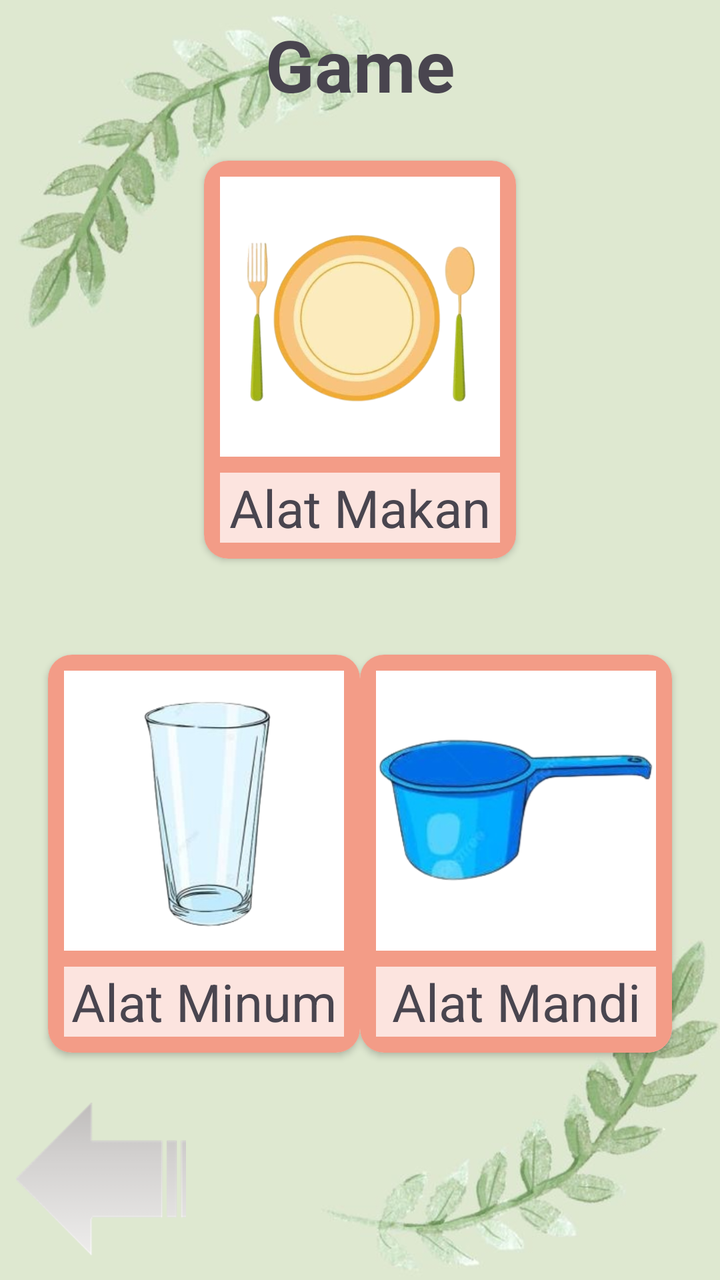
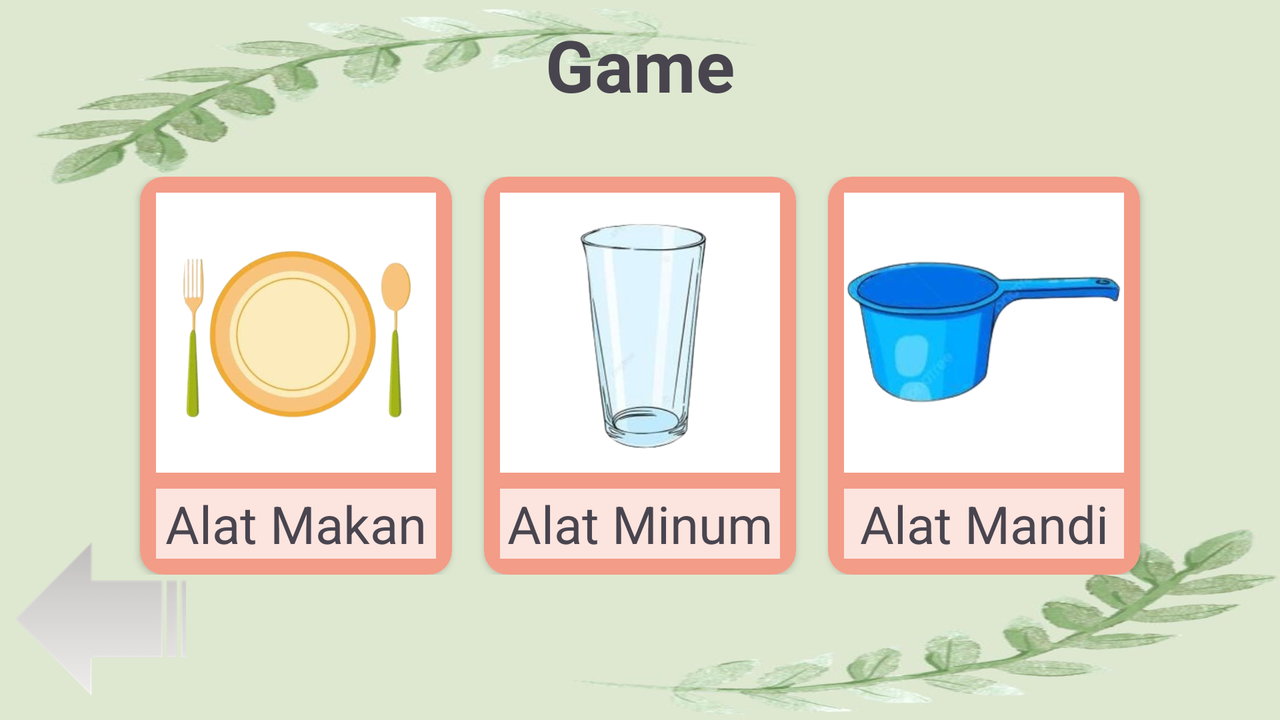

Two renders of one Android screen. The first uses the default layout on a phone; the second uses the alternative layout the repository ships for a different screen configuration, on a matching device. The two XML files are below.
<!-- AndroidManifest.xml: application theme Theme.CommunicationForDailyActivities -->
<!-- res/layout/activity_game.xml -->
<?xml version="1.0" encoding="utf-8"?>
<androidx.constraintlayout.widget.ConstraintLayout xmlns:android="http://schemas.android.com/apk/res/android"
    xmlns:app="http://schemas.android.com/apk/res-auto"
    xmlns:tools="http://schemas.android.com/tools"
    android:id="@+id/main"
    android:layout_width="match_parent"
    android:layout_height="match_parent"
    android:background="@drawable/background_lain"
    tools:context=".views.GameActivity">

    <TextView
        android:id="@+id/textView"
        android:layout_width="0dp"
        android:layout_height="wrap_content"
        android:layout_marginTop="8dp"
        android:text="Game"
        android:textAlignment="center"
        android:textSize="36sp"
        android:textStyle="bold"
        app:layout_constraintEnd_toEndOf="parent"
        app:layout_constraintStart_toStartOf="parent"
        app:layout_constraintTop_toTopOf="parent" />

    <androidx.cardview.widget.CardView
        android:id="@+id/cvAlatMakan"
        android:layout_width="wrap_content"
        android:layout_height="wrap_content"
        android:layout_marginTop="24dp"
        app:cardCornerRadius="12dp"
        app:layout_constraintEnd_toEndOf="parent"
        app:layout_constraintStart_toStartOf="parent"
        app:layout_constraintTop_toBottomOf="@+id/textView">

        <LinearLayout
            android:layout_width="match_parent"
            android:layout_height="match_parent"
            android:background="@color/pink_primary"
            android:orientation="vertical">

            <ImageView
                android:layout_width="140dp"
                android:layout_height="140dp"
                android:layout_marginStart="8dp"
                android:layout_marginTop="8dp"
                android:layout_marginEnd="8dp"
                android:background="@color/white"
                app:srcCompat="@drawable/alat_makan" />

            <TextView
                android:layout_width="match_parent"
                android:layout_height="wrap_content"
                android:layout_margin="8dp"
                android:background="@color/pink_secondary"
                android:text="Alat Makan"
                android:textAlignment="center"
                android:textSize="26sp" />
        </LinearLayout>
    </androidx.cardview.widget.CardView>

    <androidx.cardview.widget.CardView
        android:id="@+id/cvAlatMinum"
        android:layout_width="wrap_content"
        android:layout_height="wrap_content"
        android:layout_marginStart="24dp"
        android:layout_marginTop="48dp"
        app:cardCornerRadius="12dp"
        app:layout_constraintStart_toStartOf="parent"
        app:layout_constraintTop_toBottomOf="@+id/cvAlatMakan">

        <LinearLayout
            android:layout_width="match_parent"
            android:layout_height="match_parent"
            android:background="@color/pink_primary"
            android:orientation="vertical">

            <ImageView
                android:layout_width="140dp"
                android:layout_height="140dp"
                android:layout_marginStart="8dp"
                android:layout_marginTop="8dp"
                android:layout_marginEnd="8dp"
                android:background="@color/white"
                app:srcCompat="@drawable/gelas" />

            <TextView
                android:layout_width="match_parent"
                android:layout_height="wrap_content"
                android:layout_margin="8dp"
                android:background="@color/pink_secondary"
                android:text="Alat Minum"
                android:textAlignment="center"
                android:textSize="26sp" />
        </LinearLayout>
    </androidx.cardview.widget.CardView>

    <androidx.cardview.widget.CardView
        android:id="@+id/cvAlatMandi"
        android:layout_width="wrap_content"
        android:layout_height="wrap_content"
        android:layout_marginTop="48dp"
        android:layout_marginEnd="24dp"
        app:cardCornerRadius="12dp"
        app:layout_constraintEnd_toEndOf="parent"
        app:layout_constraintTop_toBottomOf="@+id/cvAlatMakan">

        <LinearLayout
            android:layout_width="match_parent"
            android:layout_height="match_parent"
            android:background="@color/pink_primary"
            android:orientation="vertical">

            <ImageView
                android:layout_width="140dp"
                android:layout_height="140dp"
                android:layout_marginStart="8dp"
                android:layout_marginTop="8dp"
                android:layout_marginEnd="8dp"
                android:background="@color/white"
                app:srcCompat="@drawable/gayung" />

            <TextView
                android:layout_width="match_parent"
                android:layout_height="wrap_content"
                android:layout_margin="8dp"
                android:background="@color/pink_secondary"
                android:text="Alat Mandi"
                android:textAlignment="center"
                android:textSize="26sp" />
        </LinearLayout>
    </androidx.cardview.widget.CardView>

    <ImageView
        android:id="@+id/ivBack"
        android:layout_width="85dp"
        android:layout_height="85dp"
        android:layout_marginStart="8dp"
        android:layout_marginBottom="8dp"
        android:rotation="180"
        app:layout_constraintBottom_toBottomOf="parent"
        app:layout_constraintStart_toStartOf="parent"
        app:srcCompat="@drawable/back" />

</androidx.constraintlayout.widget.ConstraintLayout>
<!-- resources referenced by this layout -->
<resources>
  <color name="pink_primary">#F39C87</color>
  <color name="pink_secondary">#FCE4DF</color>
  <color name="white">#FFFFFFFF</color>
  <!-- drawable alat_makan: jpg bitmap (drawable, 129432 bytes) -->
  <!-- drawable back: jpg bitmap (drawable, 6738 bytes) -->
  <!-- drawable background_lain: jpg bitmap (drawable, 25680 bytes) -->
  <!-- drawable gayung: jpg bitmap (drawable, 41480 bytes) -->
  <!-- drawable gelas: jpg bitmap (drawable, 49908 bytes) -->
  <style name="Theme.CommunicationForDailyActivities" parent="Base.Theme.CommunicationForDailyActivities" />
  <style name="Base.Theme.CommunicationForDailyActivities" parent="Theme.Material3.DayNight.NoActionBar">
          
          
      </style>
</resources>
<!-- res/layout-land/activity_game.xml (the repository's variant of the layout above) -->
<!-- drawn on the phone turned sideways -->
<?xml version="1.0" encoding="utf-8"?>
<androidx.constraintlayout.widget.ConstraintLayout xmlns:android="http://schemas.android.com/apk/res/android"
    xmlns:app="http://schemas.android.com/apk/res-auto"
    xmlns:tools="http://schemas.android.com/tools"
    android:id="@+id/main"
    android:layout_width="match_parent"
    android:layout_height="match_parent"
    android:background="@drawable/background_lain"
    tools:context=".views.GameActivity">

    <TextView
        android:id="@+id/textView"
        android:layout_width="0dp"
        android:layout_height="wrap_content"
        android:layout_marginTop="8dp"
        android:text="Game"
        android:textAlignment="center"
        android:textSize="36sp"
        android:textStyle="bold"
        app:layout_constraintEnd_toEndOf="parent"
        app:layout_constraintStart_toStartOf="parent"
        app:layout_constraintTop_toTopOf="parent" />

    <LinearLayout
        android:id="@+id/linearLayout"
        android:layout_width="match_parent"
        android:layout_height="wrap_content"
        android:layout_marginTop="32dp"
        android:gravity="center"
        android:orientation="horizontal"
        app:layout_constraintTop_toBottomOf="@+id/textView">

        <androidx.cardview.widget.CardView
            android:id="@+id/cvAlatMakan"
            android:layout_width="wrap_content"
            android:layout_height="wrap_content"
            android:layout_marginStart="8dp"
            android:layout_marginEnd="8dp"
            app:cardCornerRadius="12dp">

            <LinearLayout
                android:layout_width="match_parent"
                android:layout_height="match_parent"
                android:background="@color/pink_primary"
                android:orientation="vertical">

                <ImageView
                    android:layout_width="140dp"
                    android:layout_height="140dp"
                    android:layout_marginStart="8dp"
                    android:layout_marginTop="8dp"
                    android:layout_marginEnd="8dp"
                    android:background="@color/white"
                    app:srcCompat="@drawable/alat_makan" />

                <TextView
                    android:layout_width="match_parent"
                    android:layout_height="wrap_content"
                    android:layout_margin="8dp"
                    android:background="@color/pink_secondary"
                    android:text="Alat Makan"
                    android:textAlignment="center"
                    android:textSize="26sp" />
            </LinearLayout>
        </androidx.cardview.widget.CardView>

        <androidx.cardview.widget.CardView
            android:id="@+id/cvAlatMinum"
            android:layout_width="wrap_content"
            android:layout_height="wrap_content"
            android:layout_marginStart="8dp"
            android:layout_marginEnd="8dp"
            app:cardCornerRadius="12dp">

            <LinearLayout
                android:layout_width="match_parent"
                android:layout_height="match_parent"
                android:background="@color/pink_primary"
                android:orientation="vertical">

                <ImageView
                    android:layout_width="140dp"
                    android:layout_height="140dp"
                    android:layout_marginStart="8dp"
                    android:layout_marginTop="8dp"
                    android:layout_marginEnd="8dp"
                    android:background="@color/white"
                    app:srcCompat="@drawable/gelas" />

                <TextView
                    android:layout_width="match_parent"
                    android:layout_height="wrap_content"
                    android:layout_margin="8dp"
                    android:background="@color/pink_secondary"
                    android:text="Alat Minum"
                    android:textAlignment="center"
                    android:textSize="26sp" />
            </LinearLayout>
        </androidx.cardview.widget.CardView>

        <androidx.cardview.widget.CardView
            android:id="@+id/cvAlatMandi"
            android:layout_width="wrap_content"
            android:layout_height="wrap_content"
            android:layout_marginStart="8dp"
            android:layout_marginEnd="8dp"
            app:cardCornerRadius="12dp">

            <LinearLayout
                android:layout_width="match_parent"
                android:layout_height="match_parent"
                android:background="@color/pink_primary"
                android:orientation="vertical">

                <ImageView
                    android:layout_width="140dp"
                    android:layout_height="140dp"
                    android:layout_marginStart="8dp"
                    android:layout_marginTop="8dp"
                    android:layout_marginEnd="8dp"
                    android:background="@color/white"
                    app:srcCompat="@drawable/gayung" />

                <TextView
                    android:layout_width="match_parent"
                    android:layout_height="wrap_content"
                    android:layout_margin="8dp"
                    android:background="@color/pink_secondary"
                    android:text="Alat Mandi"
                    android:textAlignment="center"
                    android:textSize="26sp" />
            </LinearLayout>
        </androidx.cardview.widget.CardView>
    </LinearLayout>

    <ImageView
        android:id="@+id/ivBack"
        android:layout_width="85dp"
        android:layout_height="85dp"
        android:layout_marginStart="8dp"
        android:layout_marginBottom="8dp"
        android:rotation="180"
        app:layout_constraintBottom_toBottomOf="parent"
        app:layout_constraintStart_toStartOf="parent"
        app:srcCompat="@drawable/back" />

</androidx.constraintlayout.widget.ConstraintLayout>
